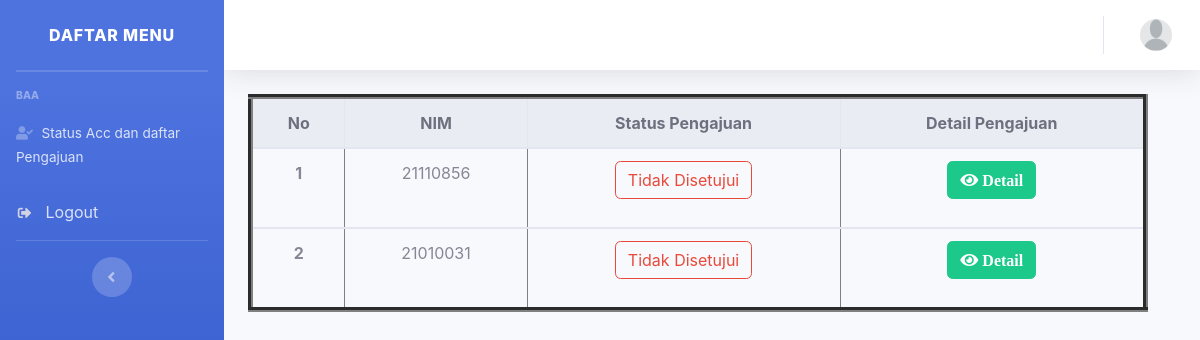
Screenshot of /index.php/baa with the database file from the repository.
### tables this page shows
CREATE TABLE `wisuda` (
  `id_pengajuan` int(11) NOT NULL,
  `NIM` varchar(128) NOT NULL,
  `Tanggal_Lulus` date NOT NULL,
  `IPK` double NOT NULL,
  `Judul_Tesis` varchar(128) NOT NULL,
  `Nilai_ta` float NOT NULL,
  `Dosen_Pembimbing` varchar(128) NOT NULL,
  `Bulan_Wisuda` varchar(128) NOT NULL,
  `Tahun_Wisuda` varchar(128) NOT NULL,
  `Tgl_Pengajuan` date NOT NULL,
  `Status_Pengajuan` varchar(128) NOT NULL,
  `nama` varchar(128) NOT NULL,
  `program_studi` varchar(128) NOT NULL,
  `minat` varchar(128) NOT NULL,
  `tempat_lahir` varchar(128) NOT NULL,
  `alamat` varchar(128) NOT NULL,
  `tanggal_lahir` date NOT NULL,
  `predikat_kelulusan` varchar(128) NOT NULL,
  `email` varchar(128) NOT NULL,
  `lama_studi` varchar(128) NOT NULL
);

### application/controllers/Baa.php (called while the page is built, shortened)
<?php
class Baa extends CI_Controller
{
    public function index()
    {
        $this->load->model('M_user');
        $data['wisuda'] = $this->M_user->get_data();
        $data['title'] = 'Status baa';
        $data['user'] = $this->db->get_where('user', ['email' =>
        $this->session->userdata('email')])->row_array();
        $this->load->view('user/baa/header', $data);
        $this->load->view('user/baa/sidebar', $data);
        $this->load->view('user/baa/topbar', $data);
        $this->load->view('user/baa/status', $data);
        $this->load->view('user/baa/footer', $data);
    }
}

### index.php (called while the page is built, shortened)
<?php
require_once BASEPATH.'core/CodeIgniter.php';

### application/models/M_user.php (called while the page is built, shortened)
<?php
class M_user extends CI_Model
{
    public function get_data()
    {
        return $this->db->get('wisuda')->result_array();
    }
}

### application/views/user/baa/status.php (the view, shortened to what this page needs)
<div class="container-fluid">
    <table class="table" style="max-width: 900px;" border="5">
        <thead class="thead-light">
            <tr align="center">
                <th scope="col">No</th>
                <th scope="col">NIM</th>
                <th scope="col">Status Pengajuan</th>
                <th scope="col">Detail Pengajuan</th>
            </tr>
        </thead>
        <?php $no = 1;
        foreach ($wisuda as $wsd) : ?>
            <tbody>
                <tr align="center">
                    <th scope="row"><?php echo $no++; ?></th>
                    <td><?php echo $wsd['NIM']; ?></td>
                    <td><?php if ($wsd['Status_Pengajuan'] == "Disetujui") {
                            echo '<p class="btn btn-outline-success">Disetujui</p>';
                        } elseif ($wsd['Status_Pengajuan'] == "Tidak Disetujui") {
                            echo '<p class="btn btn-outline-danger">Tidak Disetujui</p>';
                        } elseif ($wsd['Status_Pengajuan'] == "Belum Diperiksa")
                            echo '<p class="btn btn-outline-warning">Belum Diperiksa</p>'; ?>
                    </td>
                    <td>
                        <a href="<?php echo base_url('') ?>baa/detail/<?= $wsd['id_pengajuan'] ?>" class="btn btn-success"><i class="fas fa-eye"> Detail</i> </a>
                    </td>
                </tr>
            </tbody>
        <?php endforeach ?>
    </table>
</div>

### rows the page displays
wisuda: NIM "21110856", Status_Pengajuan "Tidak Disetujui"
wisuda: NIM "21010031", Status_Pengajuan "Tidak Disetujui"
